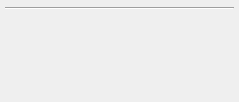
<?xml version="1.0" encoding="UTF-8"?>
<ui version="4.0">
 <class>QtVCardWidget</class>
 <widget class="QWidget" name="QtVCardWidget">
  <property name="geometry">
   <rect>
    <x>0</x>
    <y>0</y>
    <width>239</width>
    <height>102</height>
   </rect>
  </property>
  <property name="windowTitle">
   <string>Form</string>
  </property>
  <layout class="QVBoxLayout" name="verticalLayout_2" stretch="0,0,1">
   <property name="spacing">
    <number>2</number>
   </property>
   <property name="leftMargin">
    <number>5</number>
   </property>
   <property name="topMargin">
    <number>5</number>
   </property>
   <property name="rightMargin">
    <number>5</number>
   </property>
   <property name="bottomMargin">
    <number>5</number>
   </property>
   <item>
    <widget class="Swift::QtVCardPhotoAndNameFields" name="photoAndName" native="true">
     <property name="sizePolicy">
      <sizepolicy hsizetype="Preferred" vsizetype="Minimum">
       <horstretch>0</horstretch>
       <verstretch>0</verstretch>
      </sizepolicy>
     </property>
    </widget>
   </item>
   <item>
    <widget class="Line" name="line">
     <property name="orientation">
      <enum>Qt::Horizontal</enum>
     </property>
    </widget>
   </item>
   <item>
    <widget class="QScrollArea" name="scrollArea">
     <property name="sizePolicy">
      <sizepolicy hsizetype="Preferred" vsizetype="Preferred">
       <horstretch>0</horstretch>
       <verstretch>0</verstretch>
      </sizepolicy>
     </property>
     <property name="frameShape">
      <enum>QFrame::NoFrame</enum>
     </property>
     <property name="frameShadow">
      <enum>QFrame::Plain</enum>
     </property>
     <property name="horizontalScrollBarPolicy">
      <enum>Qt::ScrollBarAlwaysOff</enum>
     </property>
     <property name="widgetResizable">
      <bool>true</bool>
     </property>
     <property name="alignment">
      <set>Qt::AlignLeading|Qt::AlignLeft|Qt::AlignTop</set>
     </property>
     <widget class="QWidget" name="scrollAreaWidgetContents">
      <property name="geometry">
       <rect>
        <x>0</x>
        <y>0</y>
        <width>229</width>
        <height>77</height>
       </rect>
      </property>
      <property name="sizePolicy">
       <sizepolicy hsizetype="Preferred" vsizetype="Preferred">
        <horstretch>0</horstretch>
        <verstretch>0</verstretch>
       </sizepolicy>
      </property>
      <layout class="QVBoxLayout" name="verticalLayout" stretch="0,1">
       <property name="sizeConstraint">
        <enum>QLayout::SetMinAndMaxSize</enum>
       </property>
       <property name="leftMargin">
        <number>0</number>
       </property>
       <property name="topMargin">
        <number>0</number>
       </property>
       <property name="rightMargin">
        <number>0</number>
       </property>
       <property name="bottomMargin">
        <number>0</number>
       </property>
       <item>
        <layout class="QGridLayout" name="cardFields"/>
       </item>
       <item>
        <spacer name="verticalSpacer">
         <property name="orientation">
          <enum>Qt::Vertical</enum>
         </property>
         <property name="sizeType">
          <enum>QSizePolicy::Expanding</enum>
         </property>
         <property name="sizeHint" stdset="0">
          <size>
           <width>0</width>
           <height>0</height>
          </size>
         </property>
        </spacer>
       </item>
      </layout>
     </widget>
    </widget>
   </item>
  </layout>
 </widget>
 <customwidgets>
  <customwidget>
   <class>Swift::QtVCardPhotoAndNameFields</class>
   <extends>QWidget</extends>
   <header>QtVCardPhotoAndNameFields.h</header>
   <container>1</container>
  </customwidget>
 </customwidgets>
 <resources/>
 <connections/>
</ui>
